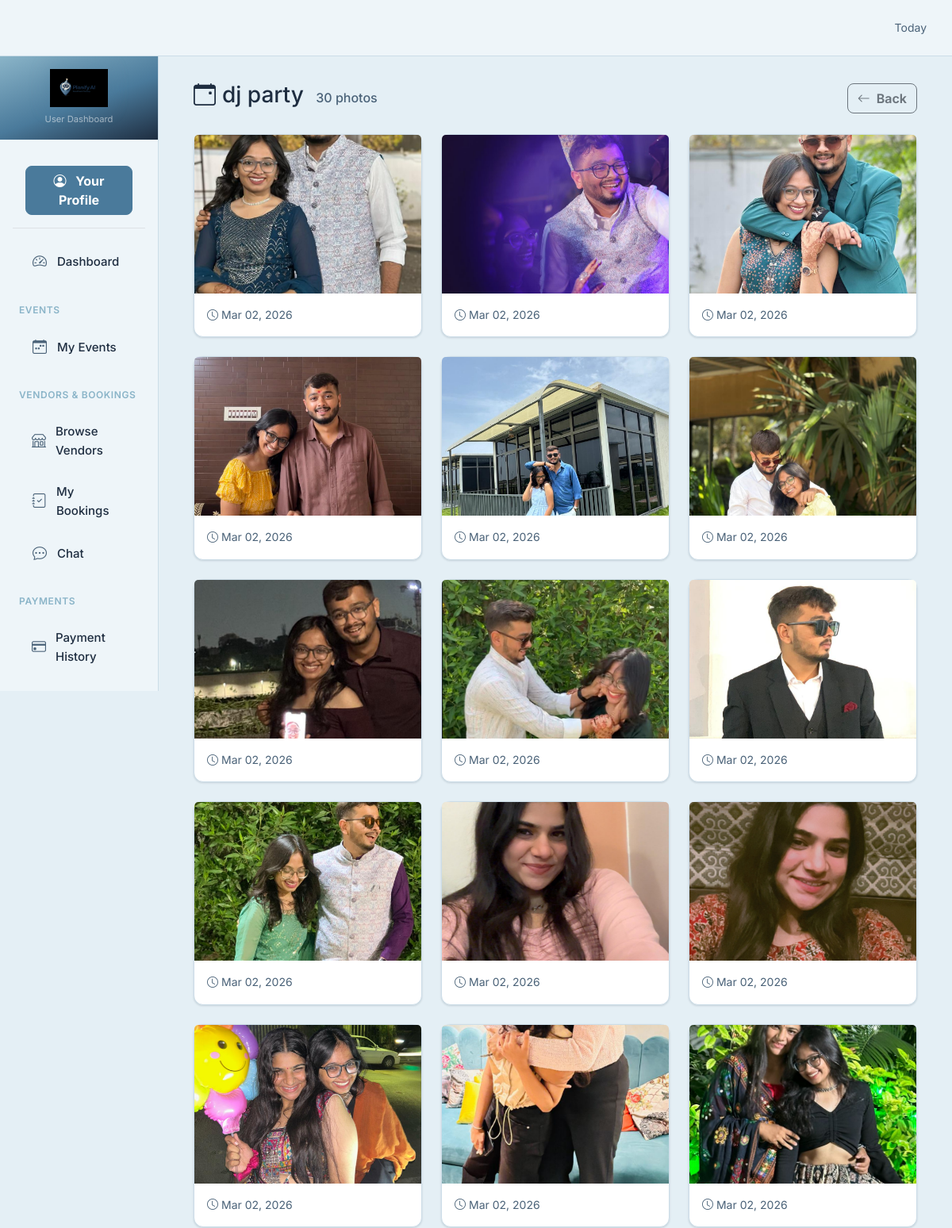
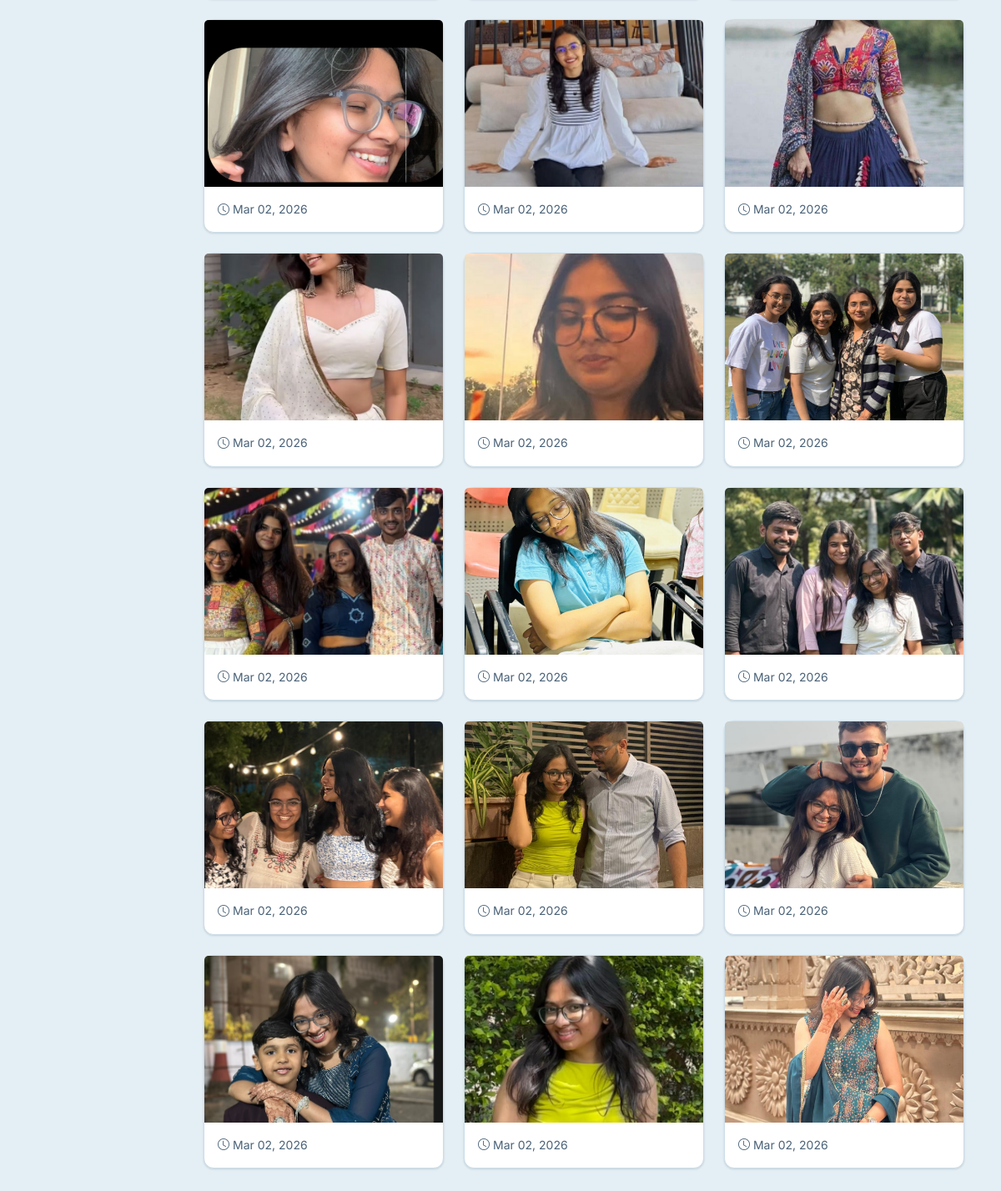
/user/vendor-photos/event/4/ (signed in), run on the app's committed database (2 pictures, top to bottom).
### user/models.py (models this page shows, shortened)
class Event(models.Model):
    STATUS_PENDING = 'pending'
    STATUS_CONFIRMED = 'confirmed'
    STATUS_COMPLETED = 'completed'
    STATUS_CANCELLED = 'cancelled'
    STATUS_CHOICES = [
        (STATUS_PENDING, 'Pending'),
        (STATUS_CONFIRMED, 'Confirmed'),
        (STATUS_COMPLETED, 'Completed'),
        (STATUS_CANCELLED, 'Cancelled'),
    ]
    TYPE_WEDDING = 'wedding'
    TYPE_CONFERENCE = 'conference'
    TYPE_PARTY = 'party'
    TYPE_OTHER = 'other'
    TYPE_CHOICES = [
        (TYPE_WEDDING, 'Wedding'),
        (TYPE_CONFERENCE, 'Conference'),
        (TYPE_PARTY, 'Party'),
        (TYPE_OTHER, 'Other'),
    ]
    owner = models.ForeignKey('account.User', on_delete=models.CASCADE, related_name='events')
    title = models.CharField(max_length=200)
    date = models.DateTimeField()
    event_type = models.CharField(max_length=50, choices=TYPE_CHOICES, default=TYPE_OTHER)
    status = models.CharField(max_length=20, choices=STATUS_CHOICES, default=STATUS_PENDING)
    guests = models.PositiveIntegerField(default=0)
    created_at = models.DateTimeField(auto_now_add=True)

### vendor/models.py (models this page shows, shortened)
class GalleryImage(models.Model):
    event = models.ForeignKey('user.Event', on_delete=models.CASCADE, related_name='gallery_images')
    vendor = models.ForeignKey(User, on_delete=models.CASCADE, related_name='gallery_images', null=True, blank=True)
    image = models.ImageField(upload_to='gallery/')
    description = models.TextField(blank=True)
    uploaded_at = models.DateTimeField(auto_now_add=True)
    guest_access = models.ForeignKey('user.EventGuestAccess', on_delete=models.SET_NULL, null=True, blank=True, related_name='uploaded_photos')
    uploaded_by_guest = models.BooleanField(default=False)
    face_embedding = models.JSONField(null=True, blank=True)
    embedding_status = models.CharField(
        max_length=20,
        choices=[('pending', 'Pending'), ('done', 'Done'), ('no_face', 'No Face'), ('error', 'Error')],
        default='pending',
    )
    class Meta:
        ordering = ['-uploaded_at']

### user/views.py (the view)
    def wrapper(request, *args, **kwargs):
        user_id = request.session.get('user_id')
        if not user_id:
            return redirect('/login/')
        try:
            User.objects.get(id=user_id)
        except User.DoesNotExist:
            request.session.flush()
            return redirect('/login/')
        return view_func(request, *args, **kwargs)

### event/context_processors.py (called while the page is built, shortened)
def global_app_info(request):
    return {
        'APP_NAME': 'Planify.Ai',
        'APP_LOGO_TEXT': 'PA',                 # Text logo (initials)
        'APP_LOGO_IMAGE': '/static/images/LOGO.png',   # Image logo (inside static/)
    }

def vendor_stores(request):
    try:
        from vendor.models import Store
        stores = Store.objects.filter(status=True).order_by('store_name')
    except Exception:
        stores = []
    return {
        'all_stores': stores
    }

def vendor_is_photographer(request):
    try:
        user_id = request.session.get('user_id')
        role = request.session.get('role')
    except Exception:
        pass
    return {'is_photographer': False}

def admin_pending_counts(request):
    try:
        role = request.session.get('role')
        if role == 'admin':
            from account.models import User
            pending_vendors = User.objects.filter(
                role__name__iexact='vendor', is_active=False
            ).count()
            return {'admin_pending_vendors': pending_vendors}
    except Exception:
        pass
    return {'admin_pending_vendors': 0}

def unread_counts(request):
    user_id = None
    try:
        user_id = request.session.get('user_id')
    except Exception:
        user_id = None
    unread_notifications = 0
    try:
        if user_id:
            from user.models import Notification
            unread_notifications = Notification.objects.filter(user_id=user_id, is_read=False).count()
    except Exception:
        unread_notifications = 0
    return {
        'unread_notifications': unread_notifications,
    }

### user/views.py (called while the page is built)
def user_required(view_func):
    def wrapper(request, *args, **kwargs):
        user_id = request.session.get('user_id')
        if not user_id:
            return redirect('/login/')
        try:
            User.objects.get(id=user_id)
        except User.DoesNotExist:
            request.session.flush()
            return redirect('/login/')
        return view_func(request, *args, **kwargs)
    return wrapper

@user_required
def vendor_event_photos(request, event_id):
    user_id = request.session.get('user_id')
    user = User.objects.get(id=user_id)
    event = get_object_or_404(Event, id=event_id, owner=user)
    photos = GalleryImage.objects.filter(event=event).order_by('-uploaded_at')
    context = {
        'event': event,
        'photos': photos,
        'user': user,
    }
    return render(request, 'user/vendor_event_photos.html', context)

### template/user/vendor_event_photos.html (shortened to what this page needs)
{% extends "user/base.html" %}
{% block content %}
<div class="d-flex justify-content-between align-items-center mb-4">
    <h3>
        <i class="bi bi-calendar-event me-2"></i>{{ event.title }}
        <small class="text-muted fs-6 ms-2">{{ photos|length }} photos</small>
    </h3>
    <a href="{% url 'user:vendor_photos' %}" class="btn btn-outline-secondary">
        <i class="bi bi-arrow-left me-2"></i>Back
    </a>
</div>
{% if photos %}
<div class="row">
    {% for photo in photos %}
    <div class="col-md-4 col-sm-6 mb-4">
        <div class="card h-100">
            <img src="{{ photo.image.url }}" class="card-img-top" style="height: 200px; object-fit: cover;">
            <div class="card-body">
                <p class="card-text small text-muted">
                    <i class="bi bi-clock me-1"></i>{{ photo.uploaded_at|date:"M d, Y" }}
                </p>
            </div>
        </div>
    </div>
    {% endfor %}
</div>
{% else %}
<div class="text-center py-5">
    <i class="bi bi-camera fs-1 text-muted"></i>
    <h5 class="text-muted mt-3">No photos for this event</h5>
</div>
{% endif %}
{% endblock %}

### static/css/app.css (style rules this page uses)
:root { --primary: #4A7A9B; --primary-light: #ddeaf3; --primary-dark: #1E2D40; --primary-mid: #8AB4C8; --success: #2d8a5e; --success-light: #d6f0e4; --warning: #c47c1a; --warning-light: #fef3dc; --danger: #c0392b; --danger-light: #fde8e6; --info: #2471a3; --info-light: #d6eaf8; --bg-primary: #eef5f9; --bg-secondary: #e4eff5; --bg-tertiary: #d6e8f2; --text-primary: #1E2D40; --text-secondary: #4a6278; --text-light: #8AB4C8; --border: #ccdde8; --border-light: #e4eff5; --shadow-sm: 0 1px 2px rgba(30, 45, 64, 0.05); --shadow: 0 1px 3px rgba(30, 45, 64, 0.10), 0 1px 2px rgba(30, 45, 64, 0.06); --shadow-md: 0 8px 20px rgba(30, 45, 64, 0.10); --radius: 12px; --radius-sm: 10px; }
* { box-sizing: border-box; }
body { font-family: 'Inter', -apple-system, BlinkMacSystemFont, 'Segoe UI', Roboto, Arial, sans-serif; background: var(--bg-secondary); color: var(--text-primary); -webkit-font-smoothing: antialiased; -moz-osx-font-smoothing: grayscale; }
.btn { border-radius: var(--radius-sm); font-weight: 650; }
.text-muted { color: var(--text-secondary) !important; }
.card { border-color: var(--border) !important; }

### static/css/user.css (style rules this page uses)
:root { --primary: #4A7A9B; --primary-light: #ddeaf3; --primary-dark: #1E2D40; --primary-mid: #8AB4C8; --success: #2d8a5e; --success-light: #d6f0e4; --warning: #c47c1a; --warning-light: #fef3dc; --danger: #c0392b; --danger-light: #fde8e6; --info: #2471a3; --info-light: #d6eaf8; --bg-primary: #eef5f9; --bg-secondary: #e4eff5; --bg-tertiary: #d6e8f2; --text-primary: #1E2D40; --text-secondary: #4a6278; --text-light: #8AB4C8; --border: #ccdde8; --border-light: #e4eff5; --shadow-sm: 0 1px 2px rgba(30, 45, 64, 0.05); --shadow: 0 1px 3px rgba(30, 45, 64, 0.10), 0 1px 2px rgba(30, 45, 64, 0.06); --shadow-md: 0 4px 16px rgba(30, 45, 64, 0.10); --shadow-lg: 0 10px 30px rgba(30, 45, 64, 0.13); --radius: 12px; --radius-sm: 8px; --radius-lg: 16px; }
body { font-family: 'Inter', -apple-system, BlinkMacSystemFont, 'Segoe UI', Roboto, sans-serif; background: var(--bg-secondary); color: var(--text-primary); line-height: 1.6; }
.card { border: 1px solid var(--border); border-radius: var(--radius); box-shadow: var(--shadow); }
.text-muted { color: var(--text-secondary) !important; }

### data on the page
Event: title "dj party"
GalleryImage: image (picture), uploaded_at "Mar 02, 2026"
GalleryImage: image (picture), uploaded_at "Mar 02, 2026"
GalleryImage: image (picture), uploaded_at "Mar 02, 2026"
GalleryImage: image (picture), uploaded_at "Mar 02, 2026"
GalleryImage: image (picture), uploaded_at "Mar 02, 2026"
GalleryImage: image (picture), uploaded_at "Mar 02, 2026"
GalleryImage: image (picture), uploaded_at "Mar 02, 2026"
GalleryImage: image (picture), uploaded_at "Mar 02, 2026"
GalleryImage: image (picture), uploaded_at "Mar 02, 2026"
GalleryImage: image (picture), uploaded_at "Mar 02, 2026"
GalleryImage: image (picture), uploaded_at "Mar 02, 2026"
GalleryImage: image (picture), uploaded_at "Mar 02, 2026"
GalleryImage: image (picture), uploaded_at "Mar 02, 2026"
GalleryImage: image (picture), uploaded_at "Mar 02, 2026"
GalleryImage: image (picture), uploaded_at "Mar 02, 2026"
GalleryImage: image (picture), uploaded_at "Mar 02, 2026"
GalleryImage: image (picture), uploaded_at "Mar 02, 2026"
GalleryImage: image (picture), uploaded_at "Mar 02, 2026"
GalleryImage: image (picture), uploaded_at "Mar 02, 2026"
GalleryImage: image (picture), uploaded_at "Mar 02, 2026"
GalleryImage: image (picture), uploaded_at "Mar 02, 2026"
GalleryImage: image (picture), uploaded_at "Mar 02, 2026"
GalleryImage: image (picture), uploaded_at "Mar 02, 2026"
GalleryImage: image (picture), uploaded_at "Mar 02, 2026"
GalleryImage: image (picture), uploaded_at "Mar 02, 2026"
GalleryImage: image (picture), uploaded_at "Mar 02, 2026"
GalleryImage: image (picture), uploaded_at "Mar 02, 2026"
GalleryImage: image (picture), uploaded_at "Mar 02, 2026"
GalleryImage: image (picture), uploaded_at "Mar 02, 2026"
GalleryImage: image (picture), uploaded_at "Mar 02, 2026"

### other printed values
{{ photos|length }} "30"
